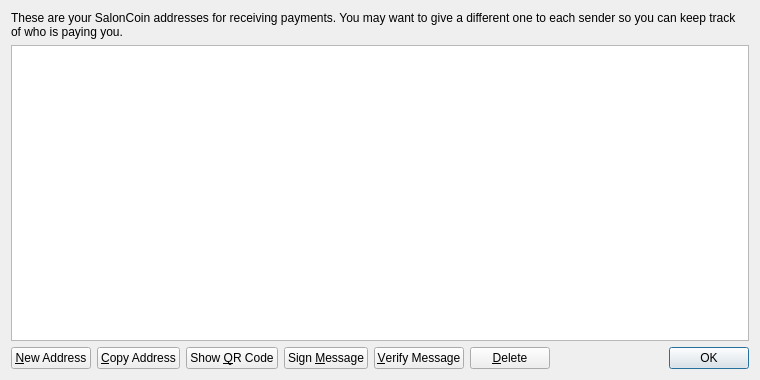
<?xml version="1.0" encoding="UTF-8"?>
<ui version="4.0">
 <class>AddressBookPage</class>
 <widget class="QWidget" name="AddressBookPage">
  <property name="geometry">
   <rect>
    <x>0</x>
    <y>0</y>
    <width>760</width>
    <height>380</height>
   </rect>
  </property>
  <property name="windowTitle">
   <string>Address Book</string>
  </property>
  <layout class="QVBoxLayout" name="verticalLayout">
   <item>
    <widget class="QLabel" name="labelExplanation">
     <property name="text">
      <string>These are your SalonCoin addresses for receiving payments. You may want to give a different one to each sender so you can keep track of who is paying you.</string>
     </property>
     <property name="textFormat">
      <enum>Qt::PlainText</enum>
     </property>
     <property name="wordWrap">
      <bool>true</bool>
     </property>
    </widget>
   </item>
   <item>
    <widget class="QTableView" name="tableView">
     <property name="contextMenuPolicy">
      <enum>Qt::CustomContextMenu</enum>
     </property>
     <property name="toolTip">
      <string>Double-click to edit address or label</string>
     </property>
     <property name="tabKeyNavigation">
      <bool>false</bool>
     </property>
     <property name="alternatingRowColors">
      <bool>true</bool>
     </property>
     <property name="selectionMode">
      <enum>QAbstractItemView::SingleSelection</enum>
     </property>
     <property name="selectionBehavior">
      <enum>QAbstractItemView::SelectRows</enum>
     </property>
     <property name="sortingEnabled">
      <bool>true</bool>
     </property>
     <attribute name="verticalHeaderVisible">
      <bool>false</bool>
     </attribute>
    </widget>
   </item>
   <item>
    <layout class="QHBoxLayout" name="horizontalLayout">
     <item>
      <widget class="QPushButton" name="newAddressButton">
       <property name="toolTip">
        <string>Create a new address</string>
       </property>
       <property name="text">
        <string>&amp;New Address</string>
       </property>
       <property name="icon">
        <iconset resource="../bitcoin.qrc">
         <normaloff>:/icons/add</normaloff>:/icons/add</iconset>
       </property>
      </widget>
     </item>
     <item>
      <widget class="QPushButton" name="copyToClipboard">
       <property name="toolTip">
        <string>Copy the currently selected address to the system clipboard</string>
       </property>
       <property name="text">
        <string>&amp;Copy Address</string>
       </property>
       <property name="icon">
        <iconset resource="../bitcoin.qrc">
         <normaloff>:/icons/editcopy</normaloff>:/icons/editcopy</iconset>
       </property>
      </widget>
     </item>
     <item>
      <widget class="QPushButton" name="showQRCode">
       <property name="text">
        <string>Show &amp;QR Code</string>
       </property>
       <property name="icon">
        <iconset resource="../bitcoin.qrc">
         <normaloff>:/icons/qrcode</normaloff>:/icons/qrcode</iconset>
       </property>
      </widget>
     </item>
     <item>
      <widget class="QPushButton" name="signMessage">
       <property name="toolTip">
        <string>Sign a message to prove you own a SalonCoin address</string>
       </property>
       <property name="text">
        <string>Sign &amp;Message</string>
       </property>
       <property name="icon">
        <iconset resource="../bitcoin.qrc">
         <normaloff>:/icons/edit</normaloff>:/icons/edit</iconset>
       </property>
      </widget>
     </item>
     <item>
      <widget class="QPushButton" name="verifyMessage">
       <property name="toolTip">
        <string>Verify a message to ensure it was signed with a specified SalonCoin address</string>
       </property>
       <property name="text">
        <string>&amp;Verify Message</string>
       </property>
       <property name="icon">
        <iconset resource="../bitcoin.qrc">
         <normaloff>:/icons/transaction_0</normaloff>:/icons/transaction_0</iconset>
       </property>
      </widget>
     </item>
     <item>
      <widget class="QPushButton" name="deleteButton">
       <property name="toolTip">
        <string>Delete the currently selected address from the list</string>
       </property>
       <property name="text">
        <string>&amp;Delete</string>
       </property>
       <property name="icon">
        <iconset resource="../bitcoin.qrc">
         <normaloff>:/icons/remove</normaloff>:/icons/remove</iconset>
       </property>
      </widget>
     </item>
     <item>
      <spacer name="horizontalSpacer">
       <property name="orientation">
        <enum>Qt::Horizontal</enum>
       </property>
       <property name="sizeHint" stdset="0">
        <size>
         <width>40</width>
         <height>20</height>
        </size>
       </property>
      </spacer>
     </item>
     <item>
      <widget class="QDialogButtonBox" name="buttonBox">
       <property name="sizePolicy">
        <sizepolicy hsizetype="Maximum" vsizetype="Fixed">
         <horstretch>0</horstretch>
         <verstretch>0</verstretch>
        </sizepolicy>
       </property>
       <property name="standardButtons">
        <set>QDialogButtonBox::Ok</set>
       </property>
      </widget>
     </item>
    </layout>
   </item>
  </layout>
 </widget>
 <resources>
  <include location="../bitcoin.qrc"/>
 </resources>
 <connections/>
</ui>
